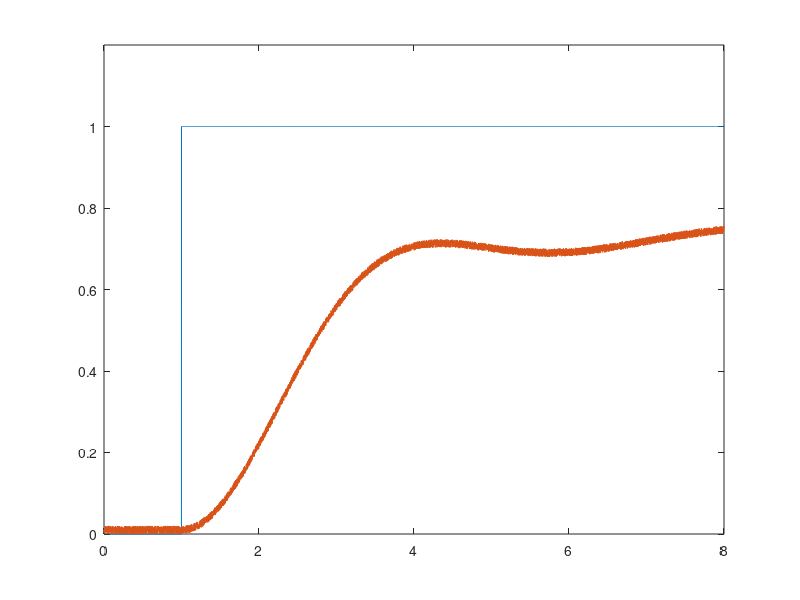

Recreate this plot in MATLAB.
clc; close all; clear; 

s = tf('s'); 
G = (s + 1.5) / (2*s^3 + 3*s^2 + 5*s + 2);  % My transfer Function for data generation               
dt = 0.001;                             % Sampling Interval
t = 0:dt:8; 
u = ones(length(t),1); 
u(1:1/dt)=0;                            % this sets the first 10 samples to zero 
y = lsim(G,u,t);                        % this generates the plant response for input u 
y = y + rand(length(t),1)*0.02;         % add random noise to the response 
plot(t,[u,y]); axis([0 8 0 1.2]); 